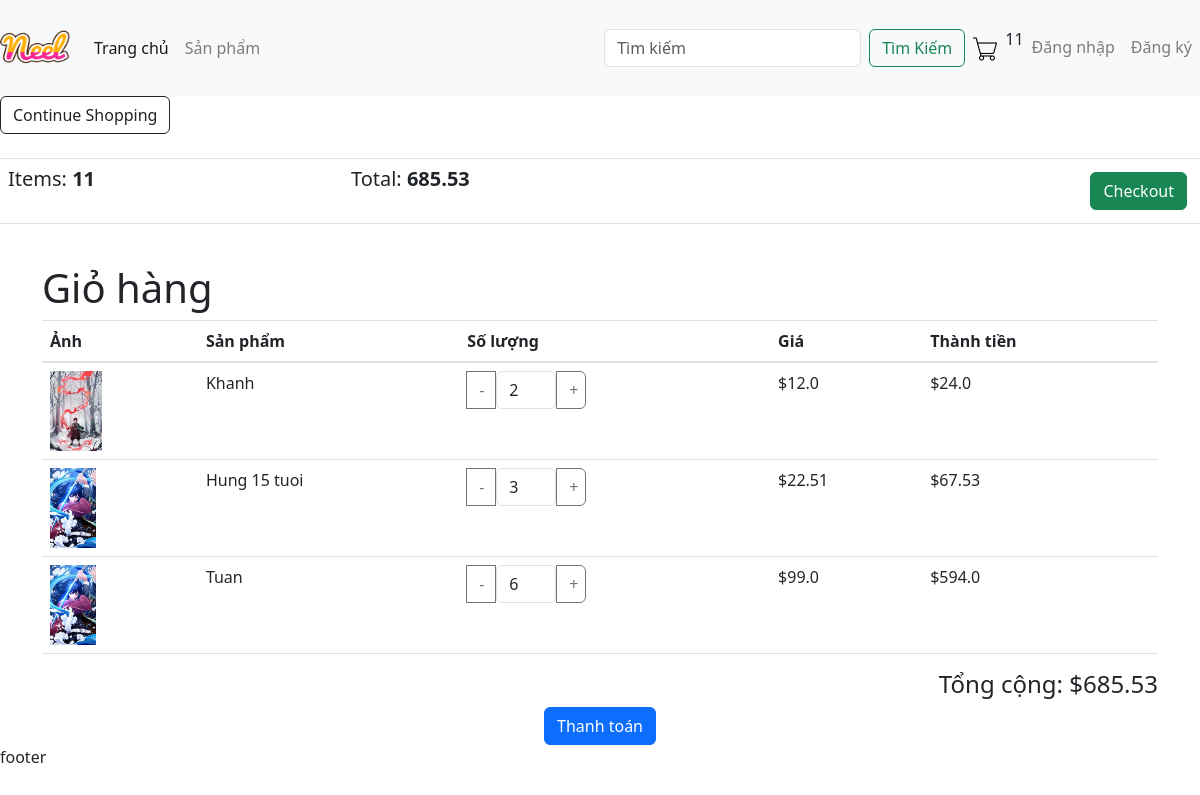
/cart/ (signed in), run on an earlier commit of the app's database.
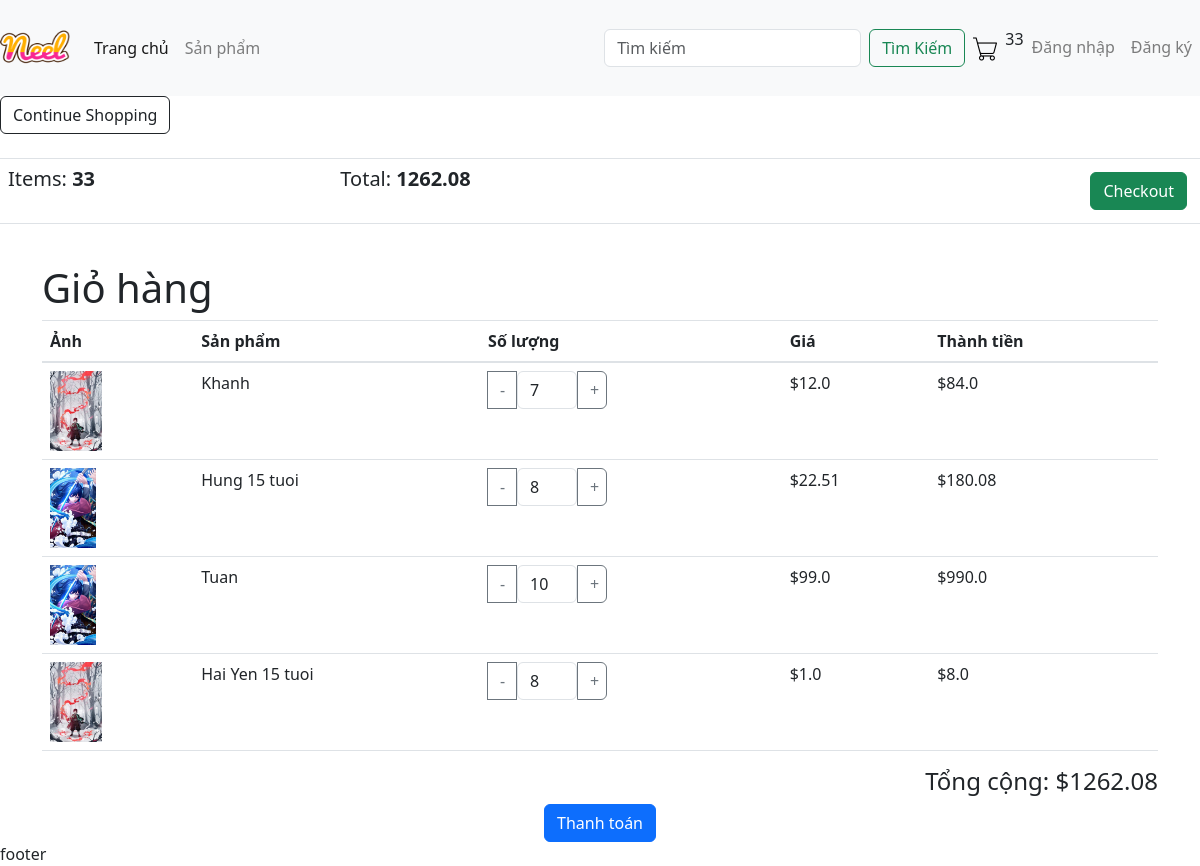
And on a later commit of the database.
### app/models.py (models this page shows, shortened)
class Order(models.Model):
    customer = models.ForeignKey(Customer, on_delete=models.SET_NULL, null=True, blank=True)
    date_order = models.DateTimeField(auto_now_add=True)
    complete = models.BooleanField(default=False, null=True, blank=False)
    transaction_id = models.CharField(max_length=200, null=True)
    @property
    def get_cart_item(self):
        orderitems = self.orderitem_set.all()
        total = sum([item.quantity for item in orderitems])
        return total
    @property
    def get_cart_total(self):
        orderitems = self.orderitem_set.all()
        total = sum([item.get_total for item in orderitems])
        return total

class OrderItem(models.Model):
    product = models.ForeignKey(Product, on_delete=models.SET_NULL, null=True, blank=True)
    order = models.ForeignKey(Order, on_delete=models.SET_NULL, null=True, blank=True)
    quantity = models.IntegerField(default=0, null=True, blank=True)
    date_added = models.DateTimeField(auto_now_add=True)
    @property
    def get_total(self):
        total = self.product.price * self.quantity
        return total

class Product(models.Model):
    name = models.CharField(max_length=200, null=True)
    price = models.FloatField()
    describe = models.CharField(max_length=300, null=True)
    digital = models.BooleanField(default=False, null=True, blank=False)
    image = models.ImageField(null=True, blank=True)
    @property
    def ImageURL(self):
        try:
            url = self.image.url
        except:
            url = ''
        return url

### app/views.py (the view)
# urls.py: path('cart/', views.cart, name="cart"),
def cart(request):
    if request.user.is_authenticated:
        customer = request.user.customer
        order, created = Order.objects.get_or_create(customer=customer, complete=False)
        items = order.orderitem_set.all()
        for item in items:
            item.total = item.product.price * item.quantity
    else:
        order = None
        items = []
    context = {'items': items, 'order': order}
    return render(request,'app/cart.html', context)

### app/templates/app/cart.html
{% extends 'app/base.html' %}
{% load static %}
{% block cart_content %}
<div class="row">
	<div class="col-lg-12">
		<div class="box-element">
			<a  class="btn btn-outline-dark" href="{% url 'home' %}"> Continue Shopping</a>
			<br>
			<br>
			<table class="table">
				<tr>
					<th><h5>Items: <strong>{{order.get_cart_item}}</strong></h5></th>
					<th><h5>Total:<strong> {{order.get_cart_total}}</strong></h5></th>
					<th>
						<a  style="float:right; margin:5px;" class="btn btn-success" href="{% url 'checkout' %}">Checkout</a>
					</th>
				</tr>
			</table>
		</div>
		<br>
		<div class="container">
			<h1>Giỏ hàng</h1>
			<table class="table">
			  <thead>
				<tr>
				  <th>Ảnh</th>
				  <th>Sản phẩm</th>
				  <th>Số lượng</th>
				  <th>Giá</th>
				  <th>Thành tiền</th>
				</tr>
			  </thead>
			  <tbody>
				{% for item in items %}
				<tr>
				  <td> <img style="height: 80px; width: auto;" src="{{item.product.ImageURL}}"/> </td>
				  <td>{{item.product.name}}</td>
				  <td>
					<div class="input-group">
						<div class="input-group-append">
						  <button data-product={{item.product.id}} data-action = "remove" style="width:30px;" class="btn btn-outline-secondary update-btn" type="button">-</button>
						  <input style="width:60px;" type="number" class="form-control" value="{{item.quantity}}" min="1">
						  <button data-product={{item.product.id}} data-action = "add"  style="width:30px;" class="btn btn-outline-secondary update-btn" type="button">+</button>
						</div>
					  </div>
				  </td>
				  <td>${{item.product.price}}</td>
				  <td>${{ item.total }}</td>
				</tr>
				{% endfor %}
			  </tbody>
			</table>
			<div class="text-right">
			  <h4>Tổng cộng: ${{order.get_cart_total}}</h4>
			</div>
			<div class="text-center">
			  <button class="btn btn-primary">Thanh toán</button>
			</div>
		  </div>
	</div>
</div>
{% endblock cart_content %}

### app/templates/app/base.html (shortened to what this page needs)
{% load static %}
<!DOCTYPE html>
<html>
    <head>
        <link rel="stylesheet" href="{%static 'app/css/style.css' %}">
        <link rel="stylesheet" href="{%static 'app/css/all.min.css' %}">
        <link rel="stylesheet" href="{%static 'app/css/owl.carousel.css' %}">
        <link rel="stylesheet" href="{%static 'app/css/bootstrap.min.css' %}">
        <link rel="stylesheet" href="https://stackpath.bootstrapcdn.com/bootstrap/4.5.2/css/bootstrap.min.css">
        <link href="https://cdn.jsdelivr.net/npm/bootstrap@5.3.0/dist/css/bootstrap.min.css" rel="stylesheet">
    </head>
    <body>
        <nav class="navbar navbar-expand-lg navbar-light bg-light">
          <a class="navbar-brand" href="{% url 'home' %}">
            <img src="{% static 'app/images/Neel.png'%}" width="70" height="70"/>
          </a>
          <div class="collapse navbar-collapse" id="navbarNav">
            <ul class="navbar-nav mr-auto">
              <li class="nav-item active">
                <a class="nav-link" href="{% url 'home' %}">Trang chủ</a>
              </li>
              <li class="nav-item">
                <a class="nav-link" href="#">Sản phẩm</a>
              </li>
            </ul>
            <form class="form-inline my-2 my-lg-0">
              <input class="form-control mr-sm-2" type="search" placeholder="Tìm kiếm" aria-label="Tìm kiếm">
              <button class="btn btn-outline-success my-2 my-sm-0" type="submit">Tìm Kiếm</button>
            </form>
            <ul class="navbar-nav">
              <li class="nav-item">
                <a class="nav-link" href="{% url 'cart' %}">
                  <img  src="{% static 'app/images/shopping-cart.png'%}" width="24" height="24"/>
                </a>
              </li>
              <p>{{order.get_cart_item}}</p>
              <li class="nav-item">
                <a class="nav-link" href="#">Đăng nhập</a>
              </li>
              <li class="nav-item">
                <a class="nav-link" href="{% url 'register' %}">Đăng ký</a>
              </li>
            </ul>
          </div>
        </nav>
          {% block cart_content %}
          {% endblock cart_content %}
          <footer>footer</foter>
    </body>
</html>

What changed in the data, as far as the page shows it:
changed through a linked row, Order: get_cart_item "11" → "33"; get_cart_total "685.53" → "1262.08"
changed OrderItem "Khanh": quantity "2" → "7"; total "24.0" → "84.0"
changed OrderItem "Hung 15 tuoi": quantity "3" → "8"; total "67.53" → "180.08"
changed OrderItem "Tuan": quantity "6" → "10"; total "594.0" → "990.0"
added OrderItem: product.ImageURL (picture), product.name "Hai Yen 15 tuoi", quantity "8", product.price "1.0", total "8.0"
